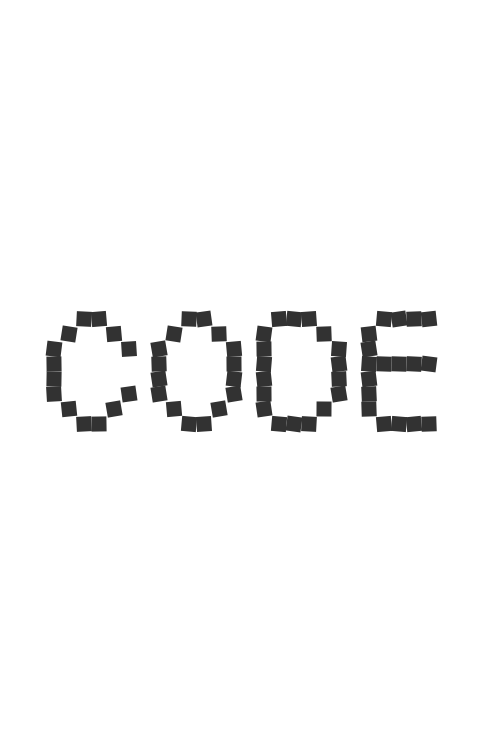
Frame 1 (no input)
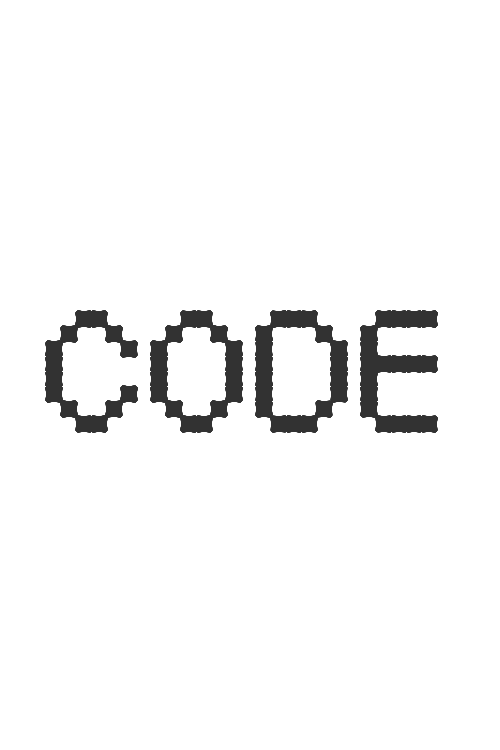
Frame 60 (the mouse pressed at the canvas centre just before this capture)
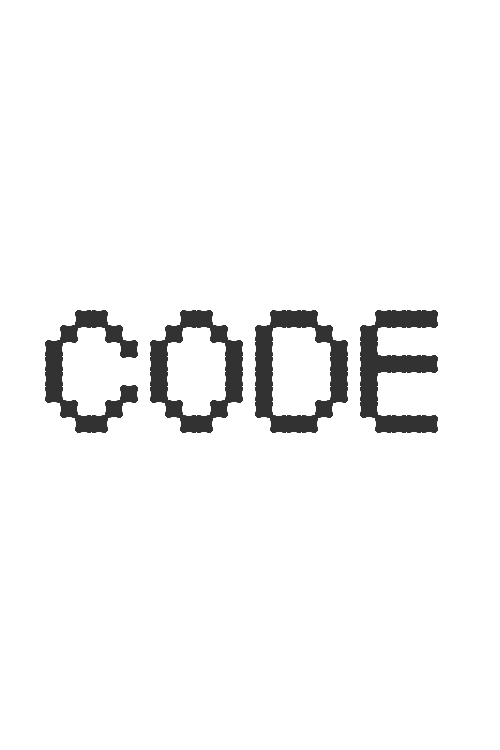
Frame 120 (the mouse held since frame 60 and released just before this capture)

The Processing sketch that drew these frames (run headless with seeded random() and noise(); from frame 60 on, the mouse is pressed at the canvas centre):

// Processing sketch: week4_typography
// ── week4_typography.pde
int[][] letters = {
  
  {0, 0, 1, 1, 0, 0, 0,  // C
   0, 1, 0, 0, 1, 0, 0, 
   1, 0, 0, 0, 0, 1, 0, 
   1, 0, 0, 0, 0, 0, 0, 
   1, 0, 0, 0, 0, 0, 0, 
   1, 0, 0, 0, 0, 1, 0, 
   0, 1, 0, 0, 1, 0, 0, 
   0, 0, 1, 1, 0, 0, 0},
   
   {0, 0, 1, 1, 0, 0, 0, // 0
    0, 1, 0, 0, 1, 0, 0,
    1, 0, 0, 0, 0, 1, 0,
    1, 0, 0, 0, 0, 1, 0,
    1, 0, 0, 0, 0, 1, 0,
    1, 0, 0, 0, 0, 1, 0,
    0, 1, 0, 0, 1, 0, 0,
    0, 0, 1, 1, 0, 0, 0},
   
   {0, 1, 1, 1, 0, 0, 0, // D
    1, 0, 0, 0, 1, 0, 0,
    1, 0, 0, 0, 0, 1, 0,
    1, 0, 0, 0, 0, 1, 0,
    1, 0, 0, 0, 0, 1, 0,
    1, 0, 0, 0, 0, 1, 0,
    1, 0, 0, 0, 1, 0, 0,
    0, 1, 1, 1, 0, 0, 0},
   
   {0, 1, 1, 1, 1, 0, 0, // E
    1, 0, 0, 0, 0, 0, 0,
    1, 0, 0, 0, 0, 0, 0,
    1, 1, 1, 1, 1, 0, 0,
    1, 0, 0, 0, 0, 0, 0,
    1, 0, 0, 0, 0, 0, 0,
    1, 0, 0, 0, 0, 0, 0,
    0, 1, 1, 1, 1, 0, 0}, 
};

int blockSize = 15;

void setup(){
  size(500, 750);
  noStroke();
  background(255);
  fill(50);
  smooth();
}

void draw(){

  // draw normal letters
  pushMatrix();
  translate(width/2 - (blockSize/2*28), height/2 - (blockSize/2*8));
  rectMode(CENTER);
  for(int i = 0; i < letters.length; i++){
     int xPos = 0;
     int yPos = 0;
    
     // for each letter, draw pixel dots
     for(int j = 0; j < letters[i].length; j++){
        if(letters[i][j] == 1){
          pushMatrix();
          translate(xPos, yPos);
          rotate(radians(random(-10, 10)));
          rect(0, 0, blockSize, blockSize);
          popMatrix();
        } 
        
        xPos += blockSize;
        
        if(j % 7 == 6){
          xPos = 0;
          yPos += blockSize; 
        }
        
     }
     
     translate(blockSize * 7, 0);
  }
  popMatrix();
}

/*
 // draw normal letters
  pushMatrix();
  translate(400, 150);
  for(int i = 0; i < letters.length; i++)
  {
     int xPos = 0;
     int yPos = 0;
    
     // for each letter, draw pixel dots
     for(int j = 0; j < letters[i].length; j++)
     {
        if(letters[i][j] == 1)
        {
          rect(xPos, yPos, blockSize, blockSize);
        }
        
        xPos += blockSize;
        
        if(j % 4 == 3)
        {
          xPos = 0;
          yPos += blockSize; 
        }
     }
     
     translate(blockSize * 6, 0);
  }
  popMatrix();
  */
